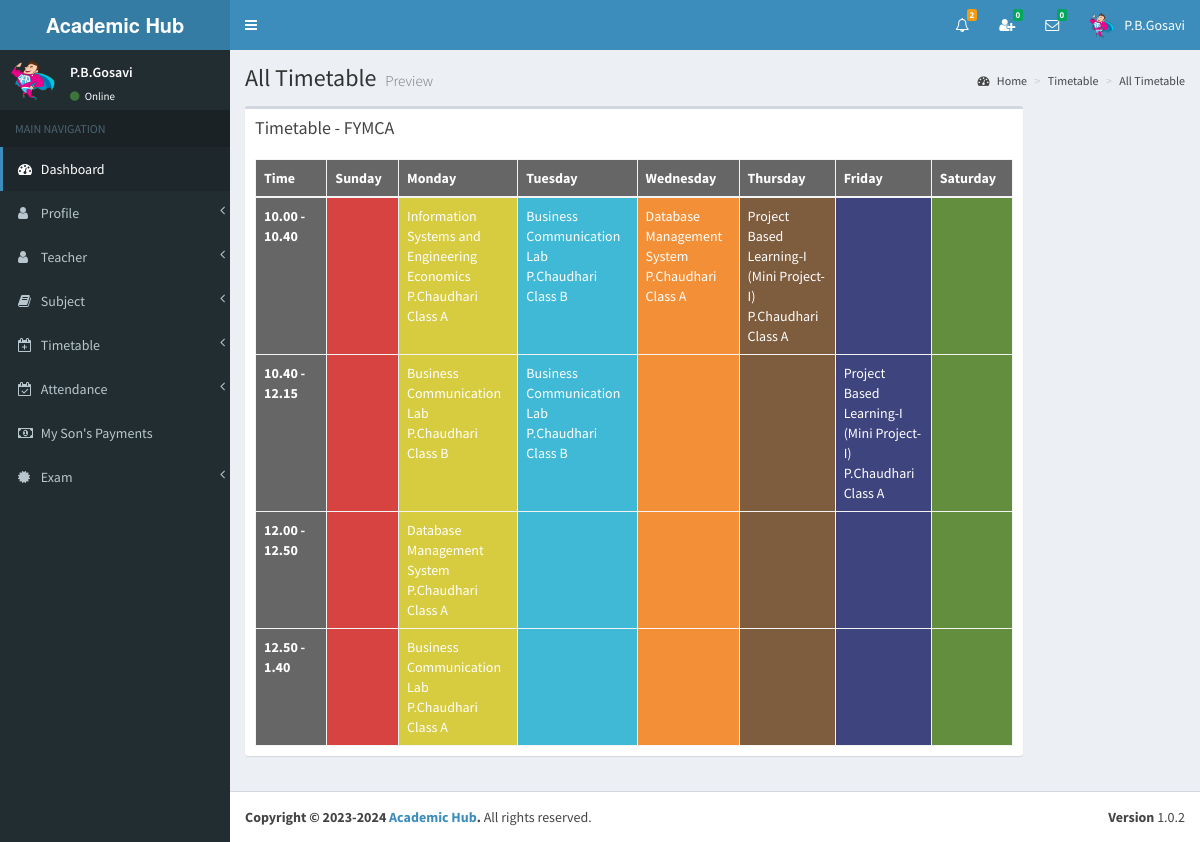
/view/all_timetable3.php (signed in), run on the app's committed database.
### tables this page shows
CREATE TABLE `parents` (
  `id` int(11) NOT NULL,
  `index_number` varchar(255) NOT NULL,
  `my_son_index` bigint(11) NOT NULL,
  `full_name` varchar(255) NOT NULL,
  `i_name` varchar(255) NOT NULL,
  `gender` varchar(255) NOT NULL,
  `address` varchar(255) NOT NULL,
  `phone` varchar(255) NOT NULL,
  `email` varchar(255) NOT NULL,
  `image_name` varchar(255) NOT NULL,
  `b_date` date NOT NULL,
  `reg_date` date NOT NULL,
  `reg_year` year(4) NOT NULL,
  `reg_month` varchar(255) NOT NULL,
  `_status` varchar(255) NOT NULL
);

CREATE TABLE `grade` (
  `id` int(11) NOT NULL,
  `name` varchar(255) NOT NULL,
  `admission_fee` double(11,2) NOT NULL,
  `hall_charge` int(11) NOT NULL
);

CREATE TABLE `subject` (
  `id` int(11) NOT NULL,
  `name` varchar(255) NOT NULL
);

CREATE TABLE `teacher` (
  `id` int(11) NOT NULL,
  `full_name` varchar(255) NOT NULL,
  `i_name` varchar(255) NOT NULL,
  `gender` varchar(255) NOT NULL,
  `address` varchar(255) NOT NULL,
  `phone` varchar(255) NOT NULL,
  `email` varchar(255) NOT NULL,
  `image_name` varchar(255) NOT NULL,
  `index_number` bigint(11) NOT NULL,
  `reg_date` date NOT NULL
);

CREATE TABLE `class_room` (
  `id` int(11) NOT NULL,
  `name` varchar(255) NOT NULL,
  `student_count` int(11) NOT NULL
);

### view/all_timetable3.php (the view, shortened to what the rows shown need)
<?php include_once('head.php'); ?>
<?php include_once('header_parents.php'); ?>
<?php include_once('sidebar3.php'); ?>
<div class="content-wrapper">
    <section class="content-header">
    	<h1>
        	All Timetable
        	<small>Preview</small>
        </h1>
	</section>
	<section class="content" >
    	<div class="row" id="table1">
        	<div class="col-md-10">
                <div class="box">
                    <div class="box-header">
<?php
include_once('../controller/config.php');
$index=$_SESSION["index_number"];
$current_year=date('Y');
$sql3="SELECT * FROM parents WHERE index_number='$index'";
$result3=mysqli_query($conn,$sql3);
$row3=mysqli_fetch_assoc($result3);
$my_son_index=$row3['my_son_index'];
$sql="SELECT * FROM student_grade WHERE index_number='$my_son_index' and year='$current_year'";
$result=mysqli_query($conn,$sql);
$row=mysqli_fetch_assoc($result);
$id=$row['grade_id'];
$sql1="SELECT * FROM grade WHERE id='$id'";
$result1=mysqli_query($conn,$sql1);
$row1=mysqli_fetch_assoc($result1);
$name=$row1['name'];
?>
                    <h3 class="box-title">Timetable - <?php echo $name; ?> </h3>
                </div>
                <div class="box-body table-responsive">
                    <table class="table table-bordered table-striped">
                        <thead style="color:white; background-color:#666;">
                            <th class="col-md-1">Time</th>
                            <th class="col-md-1">Sunday</th>
                            <th class="col-md-1">Monday</th>
                            <th class="col-md-1">Tuesday</th>
                            <th class="col-md-1">Wednesday</th>
                            <th class="col-md-1">Thursday</th>
                            <th class="col-md-1">Friday</th>
                            <th class="col-md-1">Saturday</th>
                         </thead>
                         <tbody>
<?php
include_once('../controller/config.php');
$sql1="SELECT * FROM student_grade WHERE index_number='$my_son_index'";
$result1=mysqli_query($conn,$sql1);
$row1=mysqli_fetch_assoc($result1);
$grade=$row1['grade_id'];
$sql2="SELECT
	   DISTINCT start_time,end_time
       FROM
          timetable
       WHERE
          grade_id='$grade'
       ORDER BY
          start_time";
$result2=mysqli_query($conn,$sql2);
while($row2=mysqli_fetch_assoc($result2)){
	$s_time=$row2['start_time'];
	$e_time=$row2['end_time'];
?>
                 	<tr>
                    	<th  style="color:white; background-color:#666;">
                        	<?php echo $s_time." - ".$e_time; ?>
                        </th>
                         <td bgcolor="#d74340" style="color:white;">
                                </td>
                                <td bgcolor="#d7cb40" style="color:white;">
<?php
include_once('../controller/config.php');
$sql="select subject.name as s_name,teacher.i_name as t_name,class_room.name as c_name
      from timetable
	  inner join subject
	  on timetable.subject_id=subject.id
	  inner join teacher
	  on timetable.teacher_id=teacher.id
	  inner join class_room
	  on timetable.classroom_id=class_room.id
	  where timetable.grade_id='$grade' and timetable.start_time='$s_time' and timetable.end_time='$e_time' and timetable.day='Monday'";
$result=mysqli_query($conn,$sql);
if (mysqli_num_rows($result) > 0) {
	while($row=mysqli_fetch_assoc($result)){
?>
							<?php echo $row['s_name']; ?><br>
							<?php echo $row['t_name']; ?><br>
                            <?php echo $row['c_name']; ?><br>
<?php } } ?>
                                </td>
                                <td bgcolor="#40b9d7" style="color:white;">
<?php
include_once('../controller/config.php');
$sql="select subject.name as s_name,teacher.i_name as t_name,class_room.name as c_name
      from timetable
	  inner join subject
	  on timetable.subject_id=subject.id
	  inner join teacher
	  on timetable.teacher_id=teacher.id
	  inner join class_room
	  on timetable.classroom_id=class_room.id
	  where timetable.grade_id='$grade' and timetable.start_time='$s_time' and timetable.end_time='$e_time' and timetable.day='Tuesday'";
$result=mysqli_query($conn,$sql);
if (mysqli_num_rows($result) > 0) {
	while($row=mysqli_fetch_assoc($result)){
?>
							<?php echo $row['s_name']; ?><br>
							<?php echo $row['t_name']; ?><br>
                        	<?php echo $row['c_name']; ?><br>
<?php  } } ?>
                                </td>
                                <td bgcolor="#f39037" style="color:white;">
<?php
include_once('../controller/config.php');
$sql="select subject.name as s_name,teacher.i_name as t_name,class_room.name as c_name
      from timetable
	  inner join subject
	  on timetable.subject_id=subject.id
	  inner join teacher
	  on timetable.teacher_id=teacher.id
	  inner join class_room
	  on timetable.classroom_id=class_room.id
	  where timetable.grade_id='$grade' and timetable.start_time='$s_time' and timetable.end_time='$e_time' and timetable.day='Wednesday'";
$result=mysqli_query($conn,$sql);
if (mysqli_num_rows($result) > 0) {
	while($row=mysqli_fetch_assoc($result)){
?>
							<?php echo $row['s_name']; ?><br>
							<?php echo $row['t_name']; ?><br>
                            <?php echo $row['c_name']; ?><br>
<?php } }  ?>
                                </td>
                                <td bgcolor="#7e5c3e" style="color:white;">
<?php
include_once('../controller/config.php');
$sql="select subject.name as s_name,teacher.i_name as t_name,class_room.name as c_name
      from timetable
	  inner join subject
	  on timetable.subject_id=subject.id
	  inner join teacher
	  on timetable.teacher_id=teacher.id
	  inner join class_room
	  on timetable.classroom_id=class_room.id
	  where timetable.grade_id='$grade' and timetable.start_time='$s_time' and timetable.end_time='$e_time' and timetable.day='Thursday'";
$result=mysqli_query($conn,$sql);
if (mysqli_num_rows($result) > 0) {
	while($row=mysqli_fetch_assoc($result)){
?>
							<?php echo $row['s_name']; ?><br>
							<?php echo $row['t_name']; ?><br>
                            <?php echo $row['c_name']; ?><br>
<?php } } ?>
                                </td>
                                <td bgcolor="#3e447e" style="color:white;">
<?php
include_once('../controller/config.php');
$sql="select subject.name as s_name,teacher.i_name as t_name,class_room.name as c_name
      from timetable
	  inner join subject
	  on timetable.subject_id=subject.id
	  inner join teacher
	  on timetable.teacher_id=teacher.id
	  inner join class_room
	  on timetable.classroom_id=class_room.id
	  where timetable.grade_id='$grade' and timetable.start_time='$s_time' and timetable.end_time='$e_time' and timetable.day='Friday'";
$result=mysqli_query($conn,$sql);
if (mysqli_num_rows($result) > 0) {
	while($row=mysqli_fetch_assoc($result)){
?>
							<?php echo $row['s_name']; ?><br>
							<?php echo $row['t_name']; ?><br>
                            <?php echo $row['c_name']; ?><br>
<?php  } } ?>
                                </td>
                                <td bgcolor="#638e3d" style="color:white;">
                                    </td>
                                </tr>
<?php }   ?>
                            </tbody>
                        </table>
                    </div>
                </div>
            </div>
        </div>
     </section>
</div>
<?php include_once('footer.php');?>

### view/header_parents.php (shortened to what the rows shown need)
<body class="hold-transition skin-blue sidebar-mini" >
<div class="wrapper">
  <header class="main-header" >
    <nav class="navbar navbar-static-top">
		<div class="navbar-custom-menu">
			<ul class="nav navbar-nav">
<?php
include_once('../controller/config.php');
$my_index=$_SESSION["index_number"];
$sql="SELECT count(id)
      FROM my_friends
      WHERE my_index='$my_index' AND _status='Pending' AND _isread='0'";
$result=mysqli_query($conn,$sql);
$row=mysqli_fetch_assoc($result);
?>
<?php
include_once('../controller/config.php');
$my_index=$_SESSION["index_number"];
$unread_msg_count=0;
$sql="SELECT * FROM my_friends WHERE my_index='$my_index'";
$result=mysqli_query($conn,$sql);
while($row=mysqli_fetch_assoc($result)){
	$friend_index=$row['friend_index'];
	$sql1="SELECT count(id)
		  FROM online_chat
		  WHERE user_index='$friend_index' AND _isread='0'";
	$result1=mysqli_query($conn,$sql1);
	$row1=mysqli_fetch_assoc($result1);
	$unread_msg_count+=$row1['count(id)'];
}
?>
<?php
include_once('../controller/config.php');
$index=$_SESSION["index_number"];
$type=$_SESSION["type"];
$time='';
$file_path='';
	$sql="SELECT
           DISTINCT conversation_id,friend_index
           FROM
              my_friends
           WHERE
              	my_index='$index'
           ORDER BY
              conversation_id";
	$result=mysqli_query($conn,$sql);
	while($row=mysqli_fetch_assoc($result)){
		$conversation_id=$row['conversation_id'];
		$friend_index=$row['friend_index'];
		$sql3="SELECT * FROM my_friends WHERE conversation_id='$conversation_id' and friend_index='$friend_index'";
		$result3=mysqli_query($conn,$sql3);
		$row3=mysqli_fetch_assoc($result3);
		$friend_type=$row3['friend_type'];
		if($friend_type == "Admin"){
			$sql1="SELECT * FROM admin WHERE index_number='$friend_index'";
			$result1=mysqli_query($conn,$sql1);
			$row1=mysqli_fetch_assoc($result1);
			$friend_name=$row1['i_name'];
			$friend_image=$row1['image_name'];
		}
		if($friend_type == "Teacher"){
			$sql1="SELECT * FROM teacher WHERE index_number='$friend_index'";
			$result1=mysqli_query($conn,$sql1);
			$row1=mysqli_fetch_assoc($result1);
			$friend_name=$row1['i_name'];
			$friend_image=$row1['image_name'];
		}
		if($friend_type == "Student"){
			$sql1="SELECT * FROM student WHERE index_number='$friend_index'";
			$result1=mysqli_query($conn,$sql1);
			$row1=mysqli_fetch_assoc($result1);
			$friend_name=$row1['i_name'];
			$friend_image=$row1['image_name'];
		}
		$sql2="SELECT * FROM online_chat WHERE conversation_id='$conversation_id' ORDER BY id DESC LIMIT 1";
		$result2=mysqli_query($conn,$sql2);
		while($row2=mysqli_fetch_assoc($result2)){
			$last_msg=$row2['msg'];
			$msg_time=$row2['time'];
			$datetime1 = new DateTime($msg_time);
			$datetime2 = new DateTime();
			$interval = $datetime1->diff($datetime2);
			$year = $interval->format('%y y ');
			$month = $interval->format('%m m ');
			$days = $interval->format('%a d');
			$hours = $interval->format('%h h');
			$minutes = $interval->format('%i mins');
			$seconds = $interval->format('%s sec');
			if($year>0){
				$time=$year;
			}else if($month>0){
				$time=$month;
			}else if($days>0){
				$time=$days;
			}else if($hours>0){
				$time=$hours;
			}else if($minutes>0){
				$time=$minutes;
			}else{
				$time=$seconds;
			}
			if($type=="Admin"){
				$file_path="my_friends.php?do=showChatBox&my_index=$index&conversation_id=$conversation_id&friend_index=$friend_index&my_type=$type";
			}
			if($type=="Teacher"){
				$file_path="my_friends2.php?do=showChatBox&my_index=$index&conversation_id=$conversation_id&friend_index=$friend_index&my_type=$type";
			}
			if($type=="Student"){
				$file_path="my_friends1.php?do=showChatBox&my_index=$index&conversation_id=$conversation_id&friend_index=$friend_index&my_type=$type";
			}
?>
                      <li>
                        <a href="<?php echo $file_path; ?>" onClick="msgRead('<?php echo $index; ?>','<?php echo $conversation_id; ?>','<?php echo $friend_index; ?>','<?php echo $type; ?>')">
                          <div class="pull-left">
                            <img src="../<?php echo $friend_image; ?>" class="img-circle" alt="User Image">
                          </div>
                          <h4>
                            <?php echo $friend_name; ?>
                            <small><i class="fa fa-clock-o"></i> <?php echo $time; ?></small>
                          </h4>
                          <p><?php echo $last_msg; ?></p>
                        </a>
                      </li>
 <?php } } ?>
<?php
include_once('../controller/config.php');
if($type=="Parents"){
	$sql="SELECT * FROM parents WHERE index_number='$index'";
	$result=mysqli_query($conn,$sql);
	$row=mysqli_fetch_assoc($result);
}
?>
            	<li class="dropdown user user-menu">
                    <a href="#" class="dropdown-toggle" data-toggle="dropdown">
                      <img src="../<?php echo $row['image_name']; ?>" class="user-image" alt="User Image">
                      <span class="hidden-xs"><?php echo $row['i_name']; ?></span>
                    </a>
              </li>
            </ul>
        </div>
	</nav>
  </header>

### view/sidebar3.php (shortened to what the rows shown need)
  <aside class="main-sidebar">
    <section class="sidebar">
<?php
include_once('../controller/config.php');
$index=$_SESSION["index_number"];
$sql="SELECT * FROM parents WHERE index_number='$index'";
$result=mysqli_query($conn,$sql);
$row=mysqli_fetch_assoc($result);
$name=$row['i_name'];
$image=$row['image_name'];
?>
      <div class="user-panel">
      	<div class="pull-left image">
        	<img src="../<?php echo $image; ?>" class="img-circle" alt="User Image">
        </div>
        <div class="pull-left info">
        	<p><?php echo $name; ?></p>
            <a href="#"><i class="fa fa-circle text-success"></i> Online</a>
        </div>
      </div>
    </section>
  </aside>

### data on the page
parents: image_name (picture), i_name "P.B.Gosavi"
grade: name "FYMCA"
subject: name "Information Systems and Engineering Economics", teacher.i_name "P.Chaudhari", class_room.name "Class A"
subject: name "Business Communication Lab", teacher.i_name "P.Chaudhari", class_room.name "Class B", class_room.name "Class A"
subject: name "Database Management System", teacher.i_name "P.Chaudhari", class_room.name "Class A"
subject: name "Project Based Learning-I (Mini Project- I)", teacher.i_name "P.Chaudhari", class_room.name "Class A"

### other printed values
$notfi_count "2"
$unread_count "0"
$unread_msg_count "0"
$s_time "10.00"
$e_time "10.40"
$s_time "10.40"
$e_time "12.15"
$s_time "12.00"
$e_time "12.50"
$s_time "12.50"
$e_time "1.40"
